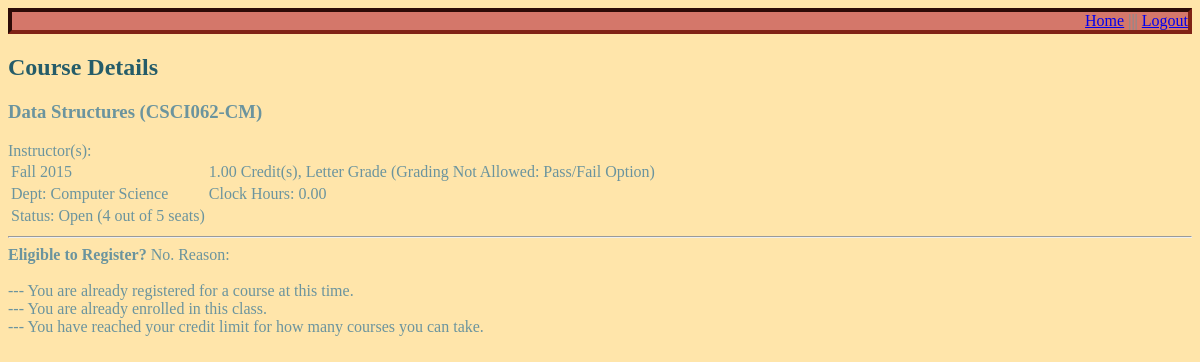
The page /courseinfo.php?course_number=2 (signed in) on the database its author committed.
### tables this page shows
CREATE TABLE IF NOT EXISTS courses (
 id int NOT NULL AUTO_INCREMENT,
 title text NOT NULL,
 category text NOT NULL,
 course_number text NOT NULL,
 course_time int NOT NULL,
 location text NOT NULL,
 slots int(11) NOT NULL,
 slotstaken int(11) NOT NULL,
  
 description text NOT NULL,
 PRIMARY KEY (id)
);

### courseinfo.php (the view, shortened to what this page needs)
<head>
	<link rel="stylesheet" type="text/css" href="style.css">
</head>
<?php
require_once 'login.php';
$conn = new mysqli($hn, $un, $pw, $db);
$student_id = $_SESSION['student_id'];
$courseid = $_SESSION["course_selected"];
echo "<div align='right'><a href='home.php'>Home</a> ||| <a href='logout.php'>Logout</a></div>";
echo "<h2>Course Details</h2>";
$query = "SELECT * FROM studentcourses WHERE student_id = '$student_id'";
$result = $conn->query($query);
$enrolled = False;
$rows = $result->num_rows;
for ($i = 0; $i < $rows; $i++){
	$current = $result->fetch_array(MYSQLI_ASSOC);
	if ($current['course_id'] == $_SESSION["course_selected"]){
		$enrolled = True;
		break;
	}
}
$query = "SELECT * FROM courses WHERE id = '$courseid'";
$result = $conn->query($query);
$current = $result->fetch_array(MYSQLI_ASSOC);
if ($current["slots"] > $current["slotstaken"]){
	$status = true;
}
else {
	$status = false;
}
echo "<h3><b>" . $current["title"] . " (" . $current["course_number"] . ")</b></h3>";
echo "Instructor(s): " . "<br>";
echo "<table>";
echo "<tr> <td>Fall 2015</td><td>1.00 Credit(s), Letter Grade (Grading Not Allowed: Pass/Fail Option)</td></tr>";
echo "<tr><td>Dept: " . $current["category"] . "</td><td>Clock Hours: 0.00</td></tr>";
echo "<tr><td>Status: ";
if ($status == true){
	echo "Open ";
}
else {
	echo "Closed ";
}
$open_seats = $current["slots"] - $current["slotstaken"];
echo "(" . $open_seats . " out of " . $current["slots"] . " seats)</td></tr>";
echo "</table>";
$seats_full = False;
$time_conflict = False;
$time_id = $current['course_time'];
$query_classes = "SELECT course_id FROM studentcourses WHERE student_id = '$student_id'";
$result_classes = $conn->query($query_classes);
$rows = $result_classes->num_rows;
for ($i = 0; $i < $rows; $i++){
	$result_classes->data_seek($i);
	$course_time = $result_classes->fetch_array(MYSQLI_ASSOC);
	$current_course = $course_time['course_id'];
	$query_time = "SELECT course_time FROM courses WHERE id = '$current_course'";
	$result_time = $conn->query($query_time);
	$current_course_time = $result_time->fetch_object()->course_time;
	if ($current_course_time == $time_id){
		$time_conflict = True;
		break;
	}
}
$credit_limit = False;
$query_credit = "SELECT credit_limit, credit_registered FROM students WHERE id = '$student_id'";
$result_credit = $conn->query($query_credit);
$student_credit = $result_credit->fetch_array(MYSQLI_ASSOC);
if ($student_credit['credit_registered'] >= $student_credit['credit_limit']){
	$credit_limit = True;
}
echo "<hr>";
echo "<b>Eligible to Register? </b>";
if ($time_conflict || $seats_full || $enrolled || $credit_limit){
	echo "No. Reason: <br><br>";
}
else {
	echo "Yes.";
	echo "<br><br>";
	echo "<form method='post'><b>
			<input type='submit' name='add' value='Add Course'/></b>
		  </form>";
}
if ($time_conflict== True){
	echo "--- You are already registered for a course at this time. <br>";
}
if ($enrolled){
	echo "--- You are already enrolled in this class. <br>";
}
if ($credit_limit){
	echo "--- You have reached your credit limit for how many courses you can take. <br>";
}
?>

### style.css (style rules this page uses)
h2 { color: #255c69; }
div { background-color: #D4776A; border-style: inset; border-width: 4px; border-color: #802215; }

### rows shown on the page
courses: title "Data Structures", course_number "CSCI062-CM", category "Computer Science", open_seats "4", slots "5"
